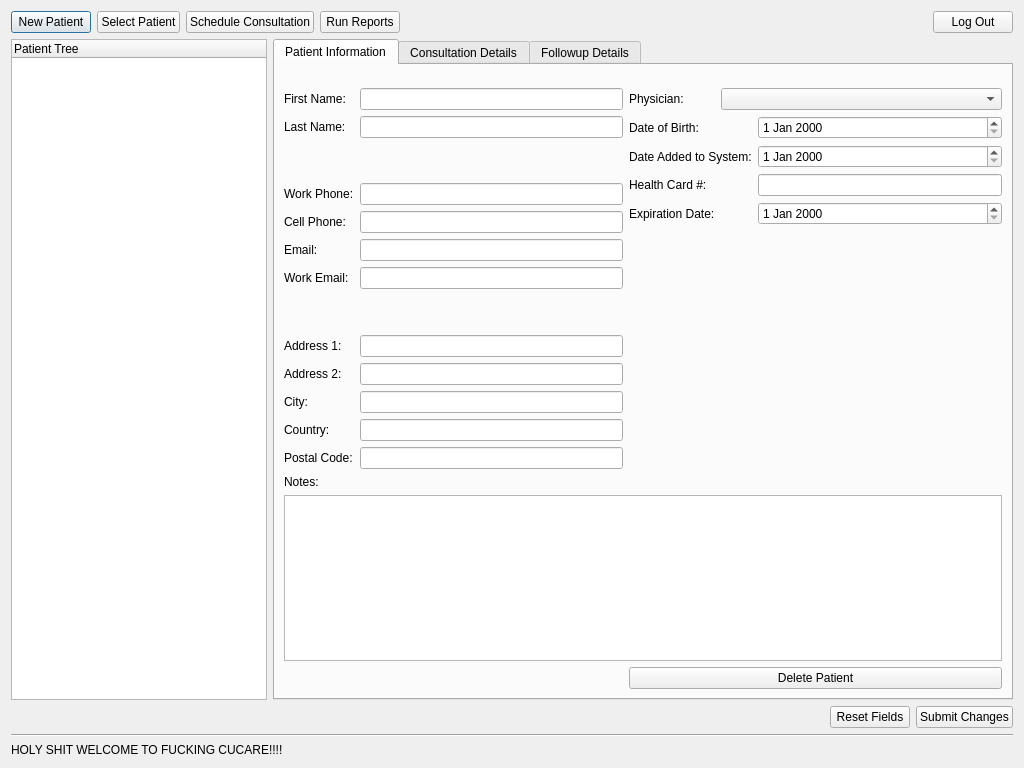
<?xml version="1.0" encoding="UTF-8"?>
<ui version="4.0">
 <class>PatientViewWindow</class>
 <widget class="QDialog" name="PatientViewWindow">
  <property name="geometry">
   <rect>
    <x>0</x>
    <y>0</y>
    <width>1024</width>
    <height>768</height>
   </rect>
  </property>
  <property name="minimumSize">
   <size>
    <width>1024</width>
    <height>768</height>
   </size>
  </property>
  <property name="windowTitle">
   <string>CuCare v2.0.0</string>
  </property>
  <layout class="QGridLayout" name="gridLayout">
   <item row="3" column="0" colspan="2">
    <widget class="Line" name="line">
     <property name="orientation">
      <enum>Qt::Horizontal</enum>
     </property>
    </widget>
   </item>
   <item row="1" column="0">
    <widget class="QTreeWidget" name="PatientTreeWidget">
     <property name="sizePolicy">
      <sizepolicy hsizetype="Minimum" vsizetype="Expanding">
       <horstretch>0</horstretch>
       <verstretch>0</verstretch>
      </sizepolicy>
     </property>
     <column>
      <property name="text">
       <string notr="true">Patient Tree</string>
      </property>
     </column>
    </widget>
   </item>
   <item row="0" column="0" colspan="2">
    <layout class="QHBoxLayout" name="MainButtonsHorizontalLayout">
     <item>
      <widget class="QPushButton" name="NewPatientPushButton">
       <property name="text">
        <string>New Patient</string>
       </property>
      </widget>
     </item>
     <item>
      <widget class="QPushButton" name="SelectPatientPushButton">
       <property name="text">
        <string>Select Patient</string>
       </property>
      </widget>
     </item>
     <item>
      <widget class="QPushButton" name="CreateConsultationPushButton">
       <property name="text">
        <string>Schedule Consultation</string>
       </property>
      </widget>
     </item>
     <item>
      <widget class="QPushButton" name="RunReportsPushButton">
       <property name="text">
        <string>Run Reports</string>
       </property>
      </widget>
     </item>
     <item>
      <spacer name="horizontalSpacer">
       <property name="orientation">
        <enum>Qt::Horizontal</enum>
       </property>
       <property name="sizeHint" stdset="0">
        <size>
         <width>40</width>
         <height>20</height>
        </size>
       </property>
      </spacer>
     </item>
     <item>
      <widget class="QPushButton" name="LogOutPushButton">
       <property name="text">
        <string>Log Out</string>
       </property>
      </widget>
     </item>
    </layout>
   </item>
   <item row="4" column="0" colspan="2">
    <widget class="QLabel" name="StatusLabel">
     <property name="text">
      <string>HOLY SHIT WELCOME TO FUCKING CUCARE!!!!</string>
     </property>
    </widget>
   </item>
   <item row="2" column="1">
    <layout class="QHBoxLayout" name="horizontalLayout">
     <item>
      <spacer name="horizontalSpacer_2">
       <property name="orientation">
        <enum>Qt::Horizontal</enum>
       </property>
       <property name="sizeHint" stdset="0">
        <size>
         <width>40</width>
         <height>20</height>
        </size>
       </property>
      </spacer>
     </item>
     <item>
      <widget class="QPushButton" name="ResetFormsPushButton">
       <property name="text">
        <string>Reset Fields</string>
       </property>
      </widget>
     </item>
     <item>
      <widget class="QPushButton" name="SubmitChangesPushButton">
       <property name="text">
        <string>Submit Changes</string>
       </property>
      </widget>
     </item>
    </layout>
   </item>
   <item row="1" column="1">
    <widget class="QTabWidget" name="DisplayTabsWidget">
     <property name="tabShape">
      <enum>QTabWidget::Rounded</enum>
     </property>
     <property name="currentIndex">
      <number>0</number>
     </property>
     <widget class="QWidget" name="PatientInfoTab">
      <attribute name="title">
       <string>Patient Information</string>
      </attribute>
      <layout class="QGridLayout" name="gridLayout_3">
       <item row="0" column="1">
        <spacer name="verticalSpacer_5">
         <property name="orientation">
          <enum>Qt::Vertical</enum>
         </property>
         <property name="sizeHint" stdset="0">
          <size>
           <width>20</width>
           <height>40</height>
          </size>
         </property>
        </spacer>
       </item>
       <item row="1" column="0" rowspan="2">
        <layout class="QFormLayout" name="formLayout_2">
         <property name="fieldGrowthPolicy">
          <enum>QFormLayout::AllNonFixedFieldsGrow</enum>
         </property>
         <item row="0" column="0">
          <widget class="QLabel" name="FirstNameLabel">
           <property name="text">
            <string>First Name:</string>
           </property>
          </widget>
         </item>
         <item row="0" column="1">
          <widget class="QLineEdit" name="FirstNameLineEdit"/>
         </item>
         <item row="1" column="0">
          <widget class="QLabel" name="LastNameLabel">
           <property name="text">
            <string>Last Name:</string>
           </property>
          </widget>
         </item>
         <item row="1" column="1">
          <widget class="QLineEdit" name="LastNameLineEdit"/>
         </item>
         <item row="2" column="1">
          <spacer name="verticalSpacer_2">
           <property name="orientation">
            <enum>Qt::Vertical</enum>
           </property>
           <property name="sizeHint" stdset="0">
            <size>
             <width>20</width>
             <height>40</height>
            </size>
           </property>
          </spacer>
         </item>
         <item row="3" column="0">
          <widget class="QLabel" name="WorkPhoneLabel">
           <property name="text">
            <string>Work Phone:</string>
           </property>
          </widget>
         </item>
         <item row="3" column="1">
          <widget class="QLineEdit" name="WorkPhoneLineEdit"/>
         </item>
         <item row="4" column="0">
          <widget class="QLabel" name="CellPhoneLabel">
           <property name="text">
            <string>Cell Phone:</string>
           </property>
          </widget>
         </item>
         <item row="4" column="1">
          <widget class="QLineEdit" name="CellPhoneLineEdit"/>
         </item>
         <item row="5" column="0">
          <widget class="QLabel" name="EmailLabel">
           <property name="text">
            <string>Email:</string>
           </property>
          </widget>
         </item>
         <item row="5" column="1">
          <widget class="QLineEdit" name="EmailLineEdit"/>
         </item>
         <item row="6" column="0">
          <widget class="QLabel" name="WorkEmailLabel">
           <property name="text">
            <string>Work Email:</string>
           </property>
          </widget>
         </item>
         <item row="6" column="1">
          <widget class="QLineEdit" name="WorkEmailLineEdit"/>
         </item>
         <item row="7" column="1">
          <spacer name="verticalSpacer_3">
           <property name="orientation">
            <enum>Qt::Vertical</enum>
           </property>
           <property name="sizeHint" stdset="0">
            <size>
             <width>20</width>
             <height>40</height>
            </size>
           </property>
          </spacer>
         </item>
         <item row="8" column="0">
          <widget class="QLabel" name="Address1Label">
           <property name="text">
            <string>Address 1:</string>
           </property>
          </widget>
         </item>
         <item row="8" column="1">
          <widget class="QLineEdit" name="Address1LineEdit"/>
         </item>
         <item row="9" column="0">
          <widget class="QLabel" name="Address2Label">
           <property name="text">
            <string>Address 2:</string>
           </property>
          </widget>
         </item>
         <item row="9" column="1">
          <widget class="QLineEdit" name="Address2LineEdit"/>
         </item>
         <item row="10" column="0">
          <widget class="QLabel" name="CityLabel">
           <property name="text">
            <string>City:</string>
           </property>
          </widget>
         </item>
         <item row="10" column="1">
          <widget class="QLineEdit" name="CityLineEdit"/>
         </item>
         <item row="11" column="0">
          <widget class="QLabel" name="CountryLabel">
           <property name="text">
            <string>Country:</string>
           </property>
          </widget>
         </item>
         <item row="11" column="1">
          <widget class="QLineEdit" name="CountryLineEdit"/>
         </item>
         <item row="12" column="0">
          <widget class="QLabel" name="PostalCodeLabel">
           <property name="text">
            <string>Postal Code:</string>
           </property>
          </widget>
         </item>
         <item row="12" column="1">
          <widget class="QLineEdit" name="PostalCodeLineEdit"/>
         </item>
        </layout>
       </item>
       <item row="1" column="1">
        <layout class="QGridLayout" name="gridLayout_2">
         <item row="0" column="0">
          <widget class="QLabel" name="PatientPhysicianLabel">
           <property name="text">
            <string>Physician:</string>
           </property>
          </widget>
         </item>
         <item row="0" column="1" colspan="2">
          <widget class="QComboBox" name="PatientPhysicianSelectComboBox">
           <property name="minimumSize">
            <size>
             <width>250</width>
             <height>0</height>
            </size>
           </property>
          </widget>
         </item>
         <item row="1" column="2">
          <spacer name="verticalSpacer_8">
           <property name="orientation">
            <enum>Qt::Vertical</enum>
           </property>
           <property name="sizeHint" stdset="0">
            <size>
             <width>207</width>
             <height>13</height>
            </size>
           </property>
          </spacer>
         </item>
         <item row="2" column="0">
          <widget class="QLabel" name="DOBLabel">
           <property name="text">
            <string>Date of Birth:</string>
           </property>
          </widget>
         </item>
         <item row="2" column="2">
          <widget class="QDateEdit" name="DOBDateEdit"/>
         </item>
         <item row="3" column="0" colspan="2">
          <widget class="QLabel" name="DateAddedLabel">
           <property name="text">
            <string>Date Added to System:</string>
           </property>
          </widget>
         </item>
         <item row="3" column="2">
          <widget class="QDateEdit" name="AddedDateEdit"/>
         </item>
         <item row="4" column="2">
          <spacer name="verticalSpacer_7">
           <property name="orientation">
            <enum>Qt::Vertical</enum>
           </property>
           <property name="sizeHint" stdset="0">
            <size>
             <width>207</width>
             <height>13</height>
            </size>
           </property>
          </spacer>
         </item>
         <item row="5" column="0">
          <widget class="QLabel" name="CardNumberLabel">
           <property name="text">
            <string>Health Card #:</string>
           </property>
          </widget>
         </item>
         <item row="5" column="2">
          <widget class="QLineEdit" name="CardNumberLineEdit"/>
         </item>
         <item row="6" column="0">
          <widget class="QLabel" name="CardExpirationLabel">
           <property name="text">
            <string>Expiration Date:</string>
           </property>
          </widget>
         </item>
         <item row="6" column="2">
          <widget class="QDateEdit" name="CardExpirationDateEdit"/>
         </item>
        </layout>
       </item>
       <item row="2" column="1">
        <spacer name="verticalSpacer">
         <property name="orientation">
          <enum>Qt::Vertical</enum>
         </property>
         <property name="sizeHint" stdset="0">
          <size>
           <width>20</width>
           <height>269</height>
          </size>
         </property>
        </spacer>
       </item>
       <item row="3" column="0">
        <widget class="QLabel" name="PatientNotesLabel">
         <property name="text">
          <string>Notes:</string>
         </property>
        </widget>
       </item>
       <item row="4" column="0" colspan="2">
        <widget class="QTextEdit" name="PatientNotesTextEdit"/>
       </item>
       <item row="5" column="1">
        <widget class="QPushButton" name="DeletePatientPushButton">
         <property name="text">
          <string>Delete Patient</string>
         </property>
        </widget>
       </item>
      </layout>
     </widget>
     <widget class="QWidget" name="ConsultInfoTab">
      <attribute name="title">
       <string>Consultation Details</string>
      </attribute>
      <layout class="QGridLayout" name="gridLayout_4">
       <item row="1" column="0" alignment="Qt::AlignLeft">
        <widget class="QComboBox" name="ConsultationPhysicianSelectComboBox">
         <property name="minimumSize">
          <size>
           <width>250</width>
           <height>0</height>
          </size>
         </property>
        </widget>
       </item>
       <item row="3" column="0">
        <widget class="QLabel" name="ReasonLabel">
         <property name="text">
          <string>Reason:</string>
         </property>
        </widget>
       </item>
       <item row="8" column="0">
        <widget class="QLabel" name="ConsultationCommentsLabel">
         <property name="text">
          <string>Comments:</string>
         </property>
        </widget>
       </item>
       <item row="10" column="2">
        <widget class="QPushButton" name="DeleteConsultationPushButton">
         <property name="text">
          <string>Delete Consultation</string>
         </property>
        </widget>
       </item>
       <item row="0" column="1">
        <widget class="QLabel" name="DateAndTimeLabel">
         <property name="text">
          <string>Date &amp; Time:</string>
         </property>
        </widget>
       </item>
       <item row="4" column="0" rowspan="2">
        <widget class="QTextEdit" name="ReasonTextEdit"/>
       </item>
       <item row="3" column="1">
        <widget class="QLabel" name="ConsultationStatusLabel">
         <property name="text">
          <string>Status:</string>
         </property>
        </widget>
       </item>
       <item row="6" column="0">
        <widget class="QLabel" name="DiagnosisLabel">
         <property name="text">
          <string>Diagnosis:</string>
         </property>
        </widget>
       </item>
       <item row="4" column="1" colspan="2">
        <widget class="QComboBox" name="ConsultationStatusComboBox">
         <item>
          <property name="text">
           <string>Pending</string>
          </property>
         </item>
         <item>
          <property name="text">
           <string>Occured</string>
          </property>
         </item>
         <item>
          <property name="text">
           <string>Completed</string>
          </property>
         </item>
        </widget>
       </item>
       <item row="0" column="0">
        <widget class="QLabel" name="ConsultationPhysicianLabel">
         <property name="text">
          <string>Physician:</string>
         </property>
        </widget>
       </item>
       <item row="1" column="1">
        <widget class="QDateTimeEdit" name="ConsultationDateTimeEdit"/>
       </item>
       <item row="7" column="0" colspan="3">
        <widget class="QTextEdit" name="DiagnosisTextEdit"/>
       </item>
       <item row="9" column="0" colspan="3">
        <widget class="QTextEdit" name="ConsultationCommentsTextEdit"/>
       </item>
       <item row="5" column="2">
        <spacer name="verticalSpacer_4">
         <property name="orientation">
          <enum>Qt::Vertical</enum>
         </property>
         <property name="sizeHint" stdset="0">
          <size>
           <width>20</width>
           <height>105</height>
          </size>
         </property>
        </spacer>
       </item>
       <item row="10" column="1">
        <widget class="QPushButton" name="CreateFollowupPushButton">
         <property name="text">
          <string>Request Followup</string>
         </property>
        </widget>
       </item>
      </layout>
     </widget>
     <widget class="QWidget" name="FollowupInfoTab">
      <attribute name="title">
       <string>Followup Details</string>
      </attribute>
      <layout class="QGridLayout" name="gridLayout_5">
       <item row="4" column="0">
        <widget class="QLabel" name="FollowupInfoLabel">
         <property name="text">
          <string>AdditionalInfo:</string>
         </property>
        </widget>
       </item>
       <item row="5" column="0">
        <widget class="QTextEdit" name="FollowupInfoTextEdit"/>
       </item>
       <item row="2" column="1" rowspan="3">
        <layout class="QGridLayout" name="FollowupDatesGridLayout">
         <item row="2" column="1">
          <widget class="QLabel" name="DateCompletedLabel">
           <property name="text">
            <string>Date Completed:</string>
           </property>
          </widget>
         </item>
         <item row="1" column="2">
          <widget class="QDateEdit" name="ReceivedDateEdit"/>
         </item>
         <item row="2" column="2">
          <widget class="QDateEdit" name="CompletedDateEdit"/>
         </item>
         <item row="0" column="2">
          <widget class="QDateEdit" name="DueDateEdit"/>
         </item>
         <item row="0" column="1">
          <widget class="QLabel" name="DateDueLabel">
           <property name="text">
            <string>Date Due:</string>
           </property>
          </widget>
         </item>
         <item row="1" column="1">
          <widget class="QLabel" name="DateReceivedLabel">
           <property name="text">
            <string>Date Received:</string>
           </property>
          </widget>
         </item>
         <item row="1" column="0">
          <widget class="QCheckBox" name="FollowupReceivedCheckBox">
           <property name="text">
            <string>Received</string>
           </property>
          </widget>
         </item>
         <item row="2" column="0">
          <widget class="QCheckBox" name="FollowupCompletedCheckBox">
           <property name="text">
            <string>Completed</string>
           </property>
          </widget>
         </item>
        </layout>
       </item>
       <item row="2" column="0">
        <widget class="QLabel" name="FollowupStatusLabel">
         <property name="text">
          <string>Status:</string>
         </property>
        </widget>
       </item>
       <item row="1" column="0">
        <widget class="QComboBox" name="FollowupTypeComboBox">
         <item>
          <property name="text">
           <string>Medical Test</string>
          </property>
         </item>
         <item>
          <property name="text">
           <string>Medication Renewal</string>
          </property>
         </item>
         <item>
          <property name="text">
           <string>Referral</string>
          </property>
         </item>
         <item>
          <property name="text">
           <string>Return Consultation</string>
          </property>
         </item>
        </widget>
       </item>
       <item row="3" column="0">
        <widget class="QComboBox" name="FollowupStatusComboBox">
         <item>
          <property name="text">
           <string>Pending</string>
          </property>
         </item>
         <item>
          <property name="text">
           <string>Overdue</string>
          </property>
         </item>
         <item>
          <property name="text">
           <string>Received</string>
          </property>
         </item>
         <item>
          <property name="text">
           <string>Completed</string>
          </property>
         </item>
        </widget>
       </item>
       <item row="6" column="0">
        <widget class="QLabel" name="FollowupInfoLabel2">
         <property name="text">
          <string>AdditionalInfo2:</string>
         </property>
        </widget>
       </item>
       <item row="7" column="0">
        <widget class="QTextEdit" name="FollowupInfoTextEdit2"/>
       </item>
       <item row="0" column="0">
        <widget class="QLabel" name="FollowupTypeLabel">
         <property name="text">
          <string>Type:</string>
         </property>
        </widget>
       </item>
       <item row="8" column="1">
        <widget class="QPushButton" name="DeleteFollowupPushButton">
         <property name="text">
          <string>Delete Followup</string>
         </property>
        </widget>
       </item>
      </layout>
     </widget>
    </widget>
   </item>
  </layout>
 </widget>
 <resources/>
 <connections/>
</ui>
